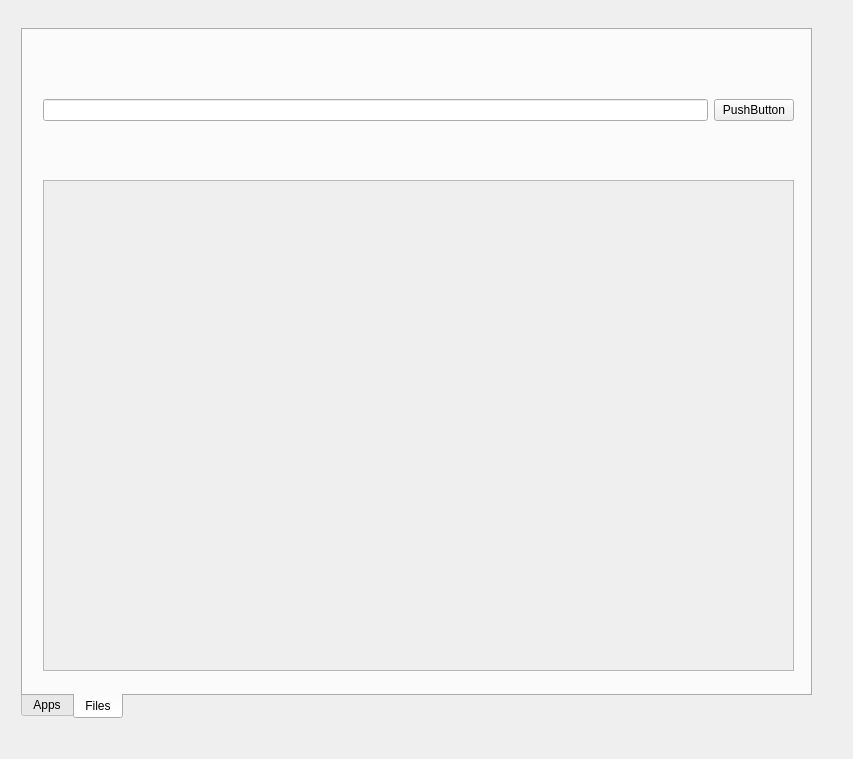
<?xml version="1.0" encoding="UTF-8"?>
<ui version="4.0">
 <class>Dialog</class>
 <widget class="QDialog" name="Dialog">
  <property name="geometry">
   <rect>
    <x>0</x>
    <y>0</y>
    <width>853</width>
    <height>759</height>
   </rect>
  </property>
  <property name="mouseTracking">
   <bool>false</bool>
  </property>
  <property name="focusPolicy">
   <enum>Qt::NoFocus</enum>
  </property>
  <property name="windowTitle">
   <string>Dialog</string>
  </property>
  <widget class="Q3Frame" name="frame">
   <property name="geometry">
    <rect>
     <x>9</x>
     <y>9</y>
     <width>821</width>
     <height>721</height>
    </rect>
   </property>
   <widget class="QTabWidget" name="tabWidget">
    <property name="geometry">
     <rect>
      <x>12</x>
      <y>19</y>
      <width>791</width>
      <height>691</height>
     </rect>
    </property>
    <property name="tabPosition">
     <enum>QTabWidget::South</enum>
    </property>
    <property name="tabShape">
     <enum>QTabWidget::Rounded</enum>
    </property>
    <property name="currentIndex">
     <number>1</number>
    </property>
    <property name="iconSize">
     <size>
      <width>42</width>
      <height>42</height>
     </size>
    </property>
    <property name="elideMode">
     <enum>Qt::ElideNone</enum>
    </property>
    <property name="movable">
     <bool>false</bool>
    </property>
    <widget class="QWidget" name="tab">
     <attribute name="title">
      <string>Apps</string>
     </attribute>
     <widget class="QWidget" name="horizontalLayoutWidget">
      <property name="geometry">
       <rect>
        <x>20</x>
        <y>30</y>
        <width>751</width>
        <height>101</height>
       </rect>
      </property>
      <layout class="QHBoxLayout" name="Layout_InputSearch">
       <property name="sizeConstraint">
        <enum>QLayout::SetNoConstraint</enum>
       </property>
       <item>
        <widget class="QLineEdit" name="lineEdit">
         <property name="minimumSize">
          <size>
           <width>505</width>
           <height>0</height>
          </size>
         </property>
        </widget>
       </item>
       <item>
        <widget class="QPushButton" name="pushButton">
         <property name="text">
          <string>PushButton</string>
         </property>
        </widget>
       </item>
      </layout>
     </widget>
     <widget class="QScrollArea" name="scrollArea">
      <property name="geometry">
       <rect>
        <x>20</x>
        <y>150</y>
        <width>751</width>
        <height>491</height>
       </rect>
      </property>
      <property name="widgetResizable">
       <bool>true</bool>
      </property>
      <widget class="QWidget" name="scrollAreaWidgetContents">
       <property name="geometry">
        <rect>
         <x>0</x>
         <y>0</y>
         <width>749</width>
         <height>489</height>
        </rect>
       </property>
       <widget class="QWidget" name="gridLayoutWidget">
        <property name="geometry">
         <rect>
          <x>0</x>
          <y>0</y>
          <width>751</width>
          <height>491</height>
         </rect>
        </property>
        <layout class="QGridLayout" name="gridLayout"/>
       </widget>
      </widget>
     </widget>
     <zorder>horizontalLayoutWidget</zorder>
     <zorder>horizontalLayoutWidget</zorder>
     <zorder>lineEdit</zorder>
     <zorder>pushButton</zorder>
     <zorder>scrollArea</zorder>
    </widget>
    <widget class="QWidget" name="tab_files">
     <attribute name="title">
      <string>Files</string>
     </attribute>
     <widget class="QWidget" name="horizontalLayoutWidget_6">
      <property name="geometry">
       <rect>
        <x>20</x>
        <y>30</y>
        <width>751</width>
        <height>101</height>
       </rect>
      </property>
      <layout class="QHBoxLayout" name="Layout_InputSearch_7">
       <property name="sizeConstraint">
        <enum>QLayout::SetNoConstraint</enum>
       </property>
       <item>
        <widget class="QLineEdit" name="lineEdit_7">
         <property name="minimumSize">
          <size>
           <width>505</width>
           <height>0</height>
          </size>
         </property>
        </widget>
       </item>
       <item>
        <widget class="QPushButton" name="pushButton_7">
         <property name="text">
          <string>PushButton</string>
         </property>
        </widget>
       </item>
      </layout>
     </widget>
     <widget class="QScrollArea" name="scrollArea_6">
      <property name="geometry">
       <rect>
        <x>20</x>
        <y>150</y>
        <width>751</width>
        <height>491</height>
       </rect>
      </property>
      <property name="widgetResizable">
       <bool>true</bool>
      </property>
      <widget class="QWidget" name="scrollAreaWidgetContents_7">
       <property name="geometry">
        <rect>
         <x>0</x>
         <y>0</y>
         <width>749</width>
         <height>489</height>
        </rect>
       </property>
       <widget class="QWidget" name="gridLayoutWidget_2">
        <property name="geometry">
         <rect>
          <x>0</x>
          <y>0</y>
          <width>751</width>
          <height>491</height>
         </rect>
        </property>
        <layout class="QGridLayout" name="gridLayout_2"/>
       </widget>
      </widget>
     </widget>
    </widget>
   </widget>
  </widget>
 </widget>
 <customwidgets>
  <customwidget>
   <class>Q3Frame</class>
   <extends>QFrame</extends>
   <header>Qt3Support/Q3Frame</header>
   <container>1</container>
  </customwidget>
 </customwidgets>
 <resources/>
 <connections/>
</ui>
